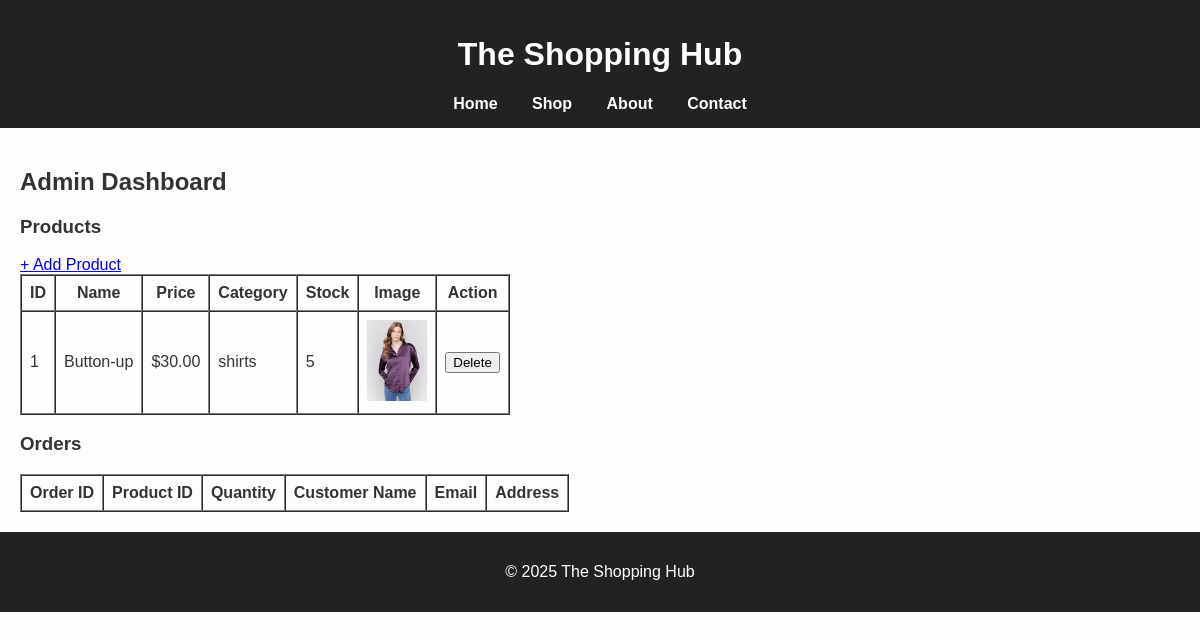
/admin, run on an earlier commit of the app's database.
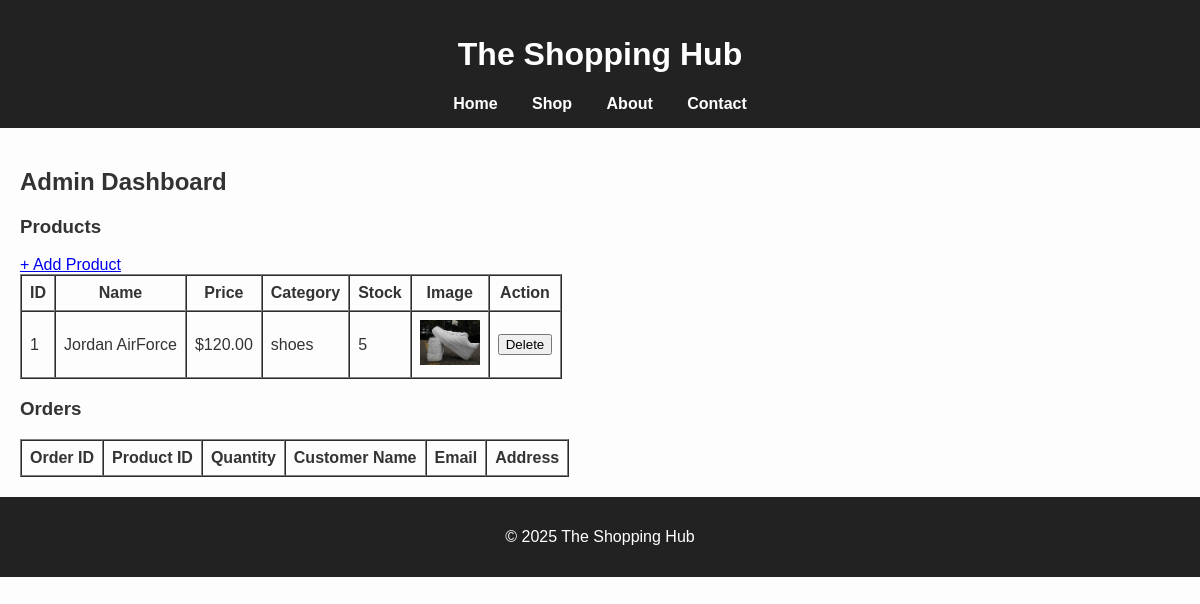
And on a later commit of the database.
### app.py (models this page shows)
class Product(db.Model):
    id = db.Column(db.Integer, primary_key=True)
    name = db.Column(db.String(100), nullable=False)
    price = db.Column(db.Float, nullable=False)
    category = db.Column(db.String(50), nullable=False)
    image = db.Column(db.String(100), nullable=False)
    stock = db.Column(db.Integer, default=10)

### app.py (the view)
@app.route('/admin')
def admin_dashboard():
    products = Product.query.all()
    orders = Order.query.all()
    return render_template('admin_dashboard.html', products=products, orders=orders)

### templates/admin_dashboard.html (shortened to what this page needs)
{% extends "layout.html" %}
{% block content %}
<h2>Admin Dashboard</h2>
<h3>Products</h3>
<a href="{{ url_for('add_product') }}" class="btn btn-primary">+ Add Product</a>
<table border="1" cellpadding="8" cellspacing="0">
  <thead>
    <tr>
      <th>ID</th>
      <th>Name</th>
      <th>Price</th>
      <th>Category</th>
      <th>Stock</th>
      <th>Image</th>
      <th>Action</th>
    </tr>
  </thead>
  <tbody>
    {% for p in products %}
    <tr>
      <td>{{ p.id }}</td>
      <td>{{ p.name }}</td>
      <td>${{ "%.2f"|format(p.price) }}</td>
      <td>{{ p.category }}</td>
      <td>{{ p.stock }}</td>
      <td><img src="{{ url_for('static', filename='uploads/' + p.image) }}" alt="{{ p.name }}" width="60"></td>
      <td>
        <form action="{{ url_for('delete_product', product_id=p.id) }}" method="POST" style="display:inline;">
          <button type="submit" onclick="return confirm('Are you sure you want to delete this product?')" class="btn btn-danger">
            Delete
          </button>
        </form>
      </td>
    </tr>
    {% endfor %}
  </tbody>
</table>
<h3>Orders</h3>
<table border="1" cellpadding="8" cellspacing="0">
  <thead>
    <tr>
      <th>Order ID</th>
      <th>Product ID</th>
      <th>Quantity</th>
      <th>Customer Name</th>
      <th>Email</th>
      <th>Address</th>
    </tr>
  </thead>
</table>
{% endblock %}

What changed in the data, as far as the page shows it:
changed Product id 1: name "Button-up" → "Jordan AirForce"; price "30.00" → "120.00"; category "shirts" → "shoes"; image: a different picture
